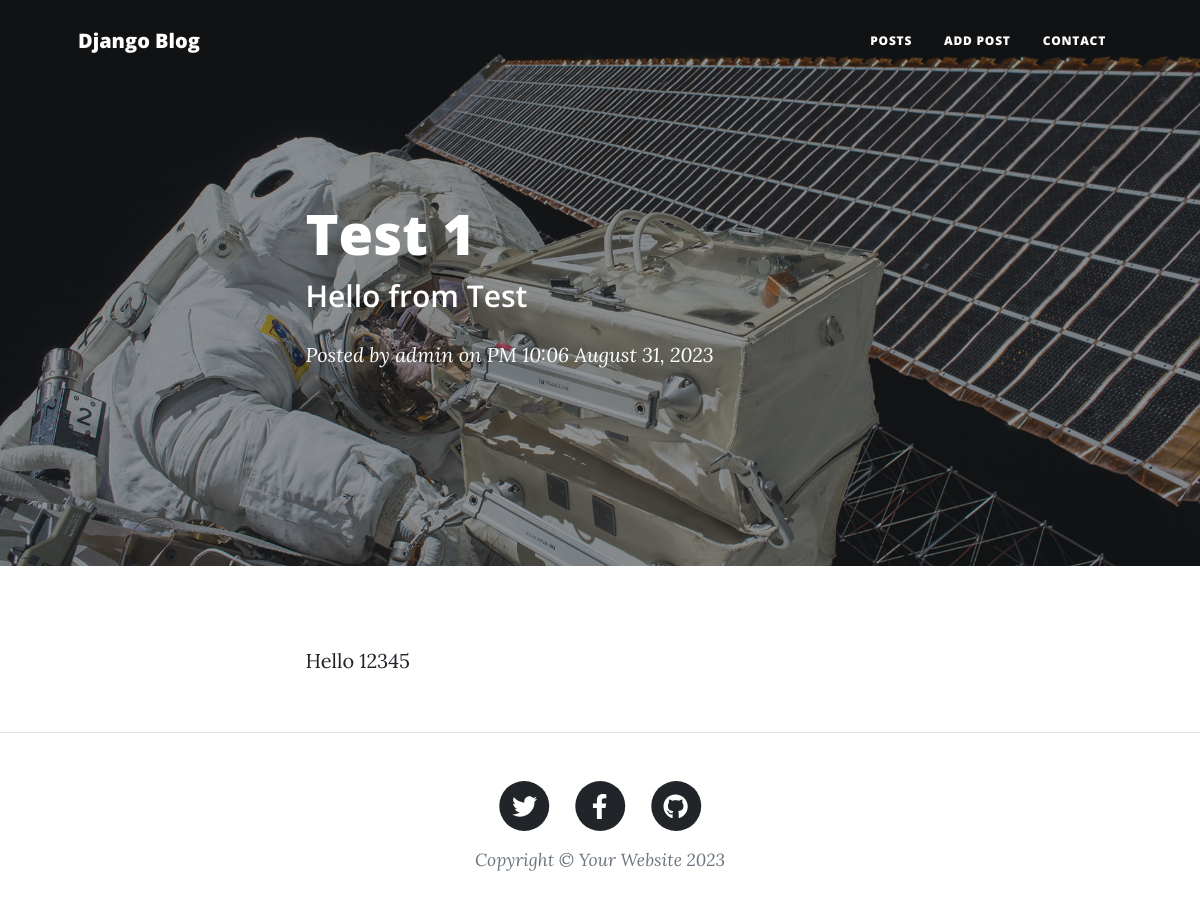
Before: /blog/test-1/ with the older database file.
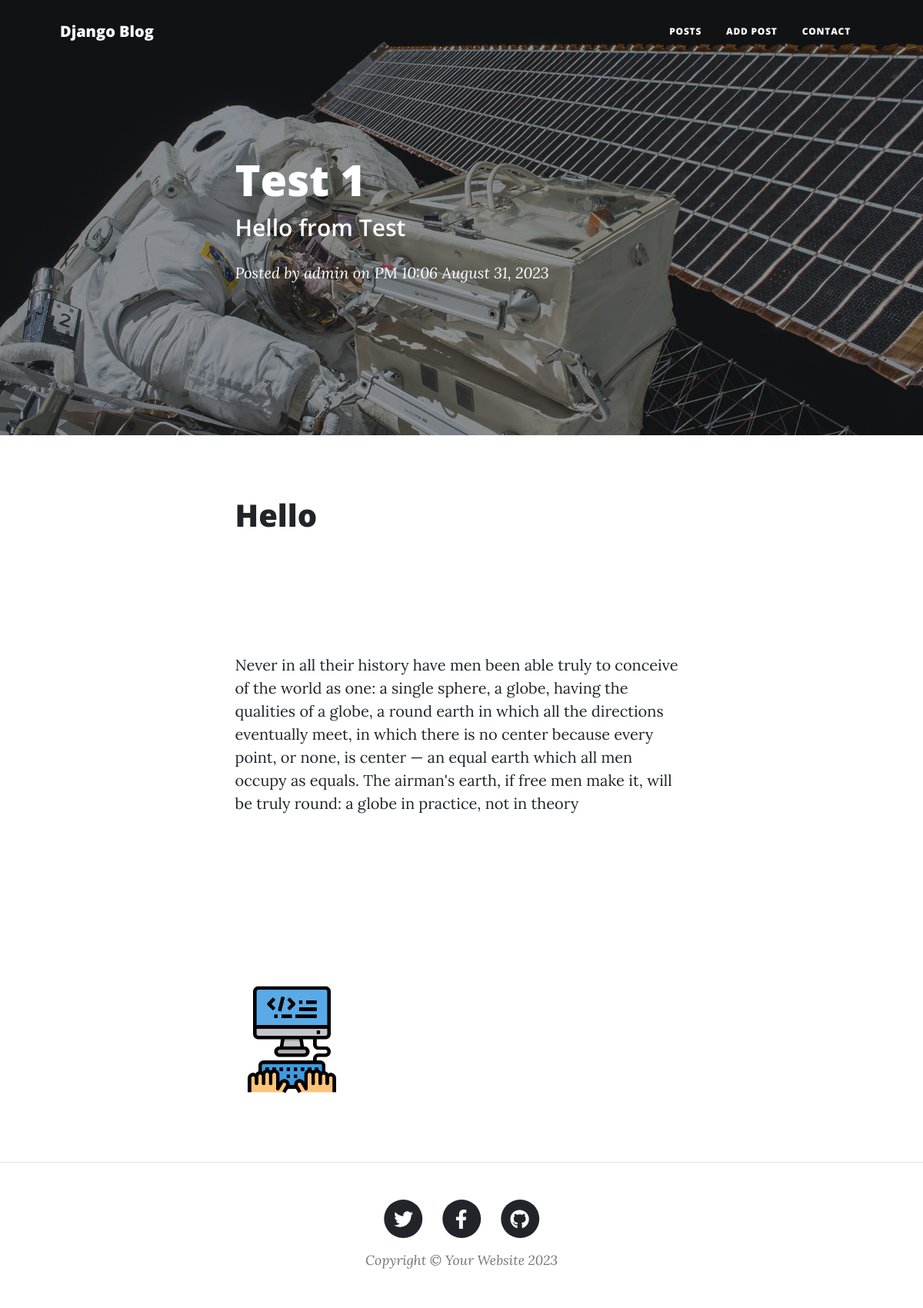
After: the same page with the newer database file.
### posts/models.py (models this page shows, shortened)
class Post (models.Model):
    auther = models.ForeignKey(User,related_name='post_auther',on_delete=models.SET_NULL,null=True)
    title= models.CharField(max_length=120)
    subtitle = models.CharField(max_length=1000, null=True)
    comment = models.TextField(max_length=5000)
    publish_date = models.DateTimeField(default= timezone.now)
    tags = TaggableManager()
    image = models.ImageField(upload_to='posts', null=True)
    slug = models.SlugField(null=True,blank=True)

### posts/views2.py (the view)
# urls.py: path('blog/<slug:slug>/',PostDetail.as_view()),
class PostDetail(generic.DetailView):
    model = Post
    success_url= '/blog/'

### posts/templates/posts/post_detail.html
{% extends 'base.html' %}
{% load static %}
{% block body %}
        <header class="masthead" style="background-image: url('{% static 'assets/img/post-bg.jpg' %}')">
            <div class="container position-relative px-4 px-lg-5">
                <div class="row gx-4 gx-lg-5 justify-content-center">
                    <div class="col-md-10 col-lg-8 col-xl-7">
                        <div class="post-heading">
                            <h1>{{post.title}}</h1>
                            <h2 class="subheading">{{post.subtitle}}</h2>
                            <span class="meta">
                                Posted by
                                <a href="#!">{{post.auther}}</a>
                                on {{post.publish_date|date:"A f F t, o "}}
                            </span>
                        </div>
                    </div>
                </div>
            </div>
        </header>
        <article class="mb-4">
            <div class="container px-4 px-lg-5">
                <div class="row gx-4 gx-lg-5 justify-content-center">
                    <div class="col-md-10 col-lg-8 col-xl-7">
                        <p>{{post.comment|safe}}</p>
                    </div>
                </div>
            </div>
        </article>
{% endblock %}

### templates/base.html (shortened to what this page needs)
{% load static %}
<!DOCTYPE html>
<html lang="en">
    <head>
        <link href="{% static 'css/styles.css' %}" rel="stylesheet" />
    </head>
    <body>
        <nav class="navbar navbar-expand-lg navbar-light" id="mainNav">
            <div class="container px-4 px-lg-5">
                <a class="navbar-brand" href="index.html">Django Blog</a>
                <div class="collapse navbar-collapse" id="navbarResponsive">
                    <ul class="navbar-nav ms-auto py-4 py-lg-0">
                        <li class="nav-item"><a class="nav-link px-lg-3 py-3 py-lg-4" href="/blog/">Posts</a></li>
                        <li class="nav-item"><a class="nav-link px-lg-3 py-3 py-lg-4" href="/blog/add/">Add Post</a></li>
                        <li class="nav-item"><a class="nav-link px-lg-3 py-3 py-lg-4" href="contact.html">Contact</a></li>
                    </ul>
                </div>
            </div>
        </nav>
        {% block body %}
        {% endblock %}
        <footer class="border-top">
            <div class="container px-4 px-lg-5">
                <div class="row gx-4 gx-lg-5 justify-content-center">
                    <div class="col-md-10 col-lg-8 col-xl-7">
                        <ul class="list-inline text-center">
                            <li class="list-inline-item">
                                <a href="#!">
                                    <span class="fa-stack fa-lg">
                                        <i class="fas fa-circle fa-stack-2x"></i>
                                        <i class="fab fa-twitter fa-stack-1x fa-inverse"></i>
                                    </span>
                                </a>
                            </li>
                            <li class="list-inline-item">
                                <a href="#!">
                                    <span class="fa-stack fa-lg">
                                        <i class="fas fa-circle fa-stack-2x"></i>
                                        <i class="fab fa-facebook-f fa-stack-1x fa-inverse"></i>
                                    </span>
                                </a>
                            </li>
                            <li class="list-inline-item">
                                <a href="#!">
                                    <span class="fa-stack fa-lg">
                                        <i class="fas fa-circle fa-stack-2x"></i>
                                        <i class="fab fa-github fa-stack-1x fa-inverse"></i>
                                    </span>
                                </a>
                            </li>
                        </ul>
                        <div class="small text-center text-muted fst-italic">Copyright &copy; Your Website 2023</div>
                    </div>
                </div>
            </div>
        </footer>
    </body>
</html>

Changed rows visible on the page:
changed Post "Test 1": comment "Hello 12345" → "Hello Never in all their history have men been able truly to conceive of the world as one: a single sphere, a globe, having the qualities of a globe, a round earth in which all the directions eventually meet, in which there is no center because every point, or none, is center — an equal earth which all men occupy as equals. The airman's earth, if free men make it, will be truly round: a globe in practice, not in theory"; comment: picture added
